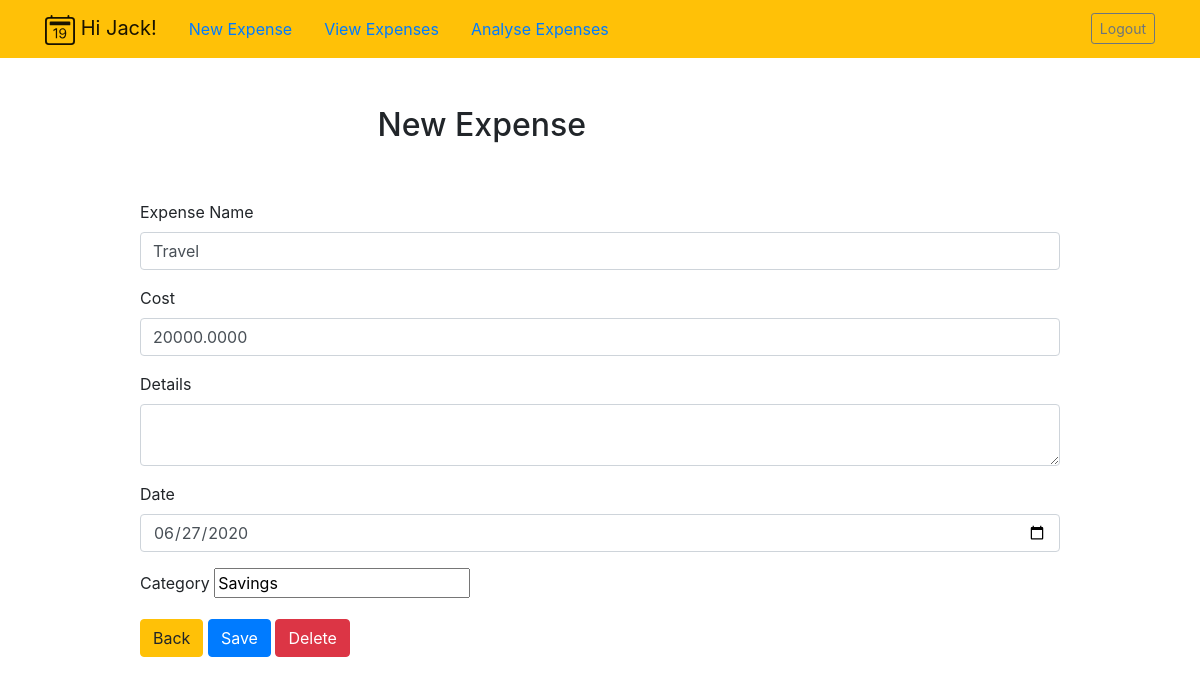
Screenshot of /expenses/view/39 (signed in) with the database file from the repository.
### expenses/models.py (models this page shows, shortened)
class expense(models.Model):
    title = models.CharField(max_length=100)
    details = models.TextField(blank=True)
    value = models.DecimalField(max_digits=10, decimal_places=4, default =0)
    paymentdate = models.DateTimeField(null=True, blank = True)
    category = models.CharField(max_length=100)
    user = models.ForeignKey(User, on_delete=models.CASCADE)

### expenses/views.py (the view, shortened to what this page needs)
# urls.py: path('view/<int:expense_pk>',views.viewexpense,name = "viewexpense"),
@login_required
def viewexpense(request, expense_pk):
    allexpenses = get_object_or_404(expense, pk = expense_pk, user=request.user)
    if request.method == 'GET':
        form = createexpenseform(instance=allexpenses)
        return render(request,'expenses/viewexpense.html',{'expense':allexpenses,'form':form})

### expenses/forms.py
class createexpenseform(ModelForm):
    paymentdate = DateTimeField(widget=forms.widgets.DateTimeInput(format="%Y-%M-%D %H:%M:%S"))
    class Meta:
        model = expense
        fields = ['title','value','details','paymentdate','category']

### expenses/templates/expenses/viewexpense.html (shortened to what this page needs)
{% extends 'userdata/base.html' %}
{% block content %}
<div class="row justify-content-center mt-5">
        <div class="col-md-5">
            <h2>New Expense</h2>
        </div>
</div>
<div class="row justify-content-center mt-5">
    <div class="col-md-10">
        <form method="POST">
            <div class="form-group">
                <label for="title">Expense Name</label>
                <input type="text" name="title" class="form-control" id="title" value = "{{ expense.title }}" required>
            </div>
            <div class="form-group">
                <label for="value">Cost</label>
                <input type="number" name="value" class="form-control" id="value" value = "{{ expense.value }}" required>
            </div>
            <div class="form-group">
                <label for="details">Details</label>
                <textarea name="details" class="form-control" id="details"> {{ expense.details }}  </textarea>
            </div>
            <div class="form-group">
                <label for="paymentdate">Date</label>
                <input type="date" name="paymentdate" class="form-control" id="paymentdate" value = "{{ expense.paymentdate|date:'Y-m-d' }}" data-date-format="YYYY-MM-DD"  required>
            </div>
            <div class="form-group">
             <label for="category">Category</label>
                <input list="category" name="category" value="{{ expense.category }}"/></label>
            </div>
            <button type="button" class="btn btn-warning" onclick="$('#back').click()">Back</button>
            <button type="submit" class="btn btn-primary">Save</button>
            <button type="button" class="btn btn-danger" onclick="$('#delete').click()">Delete</button>
        </form>
    </div>
</div>
{% endblock %}

### userdata/templates/userdata/base.html (shortened to what this page needs)
{% load static %}
<!doctype html>
<html lang="en">
<head>
    <link rel="stylesheet" href="https://stackpath.bootstrapcdn.com/bootstrap/4.4.1/css/bootstrap.min.css">
</head>
<body>
<nav  class="navbar navbar-expand-md navbar-light bg-warning">
<div class="container">
    <a class="navbar-brand" href="{% url 'home' %}">
    {% if user.is_authenticated %}
        <span> Hi {{ user.username }}!</span>
                <a class="nav-link" href="{% url 'createexpense' %}">New Expense</a>
                <a class="nav-link" href="{% url 'currentexpenses' %}">View Expenses</a>
               <a class="nav-link" href="{% url 'monthexpensepage' %}">Analyse Expenses</a>
    {% else %}
        <span>Home</span>
    {% endif %}
    </a>
    <div class="collapse navbar-collapse" id="navbarNav">
    <ul class="navbar-nav ml-auto">
        {% if user.is_authenticated %}
            <li class="nav-item">
                <form  method="POST" action="{% url 'logoutuser' %}">
                    <button class="btn btn-sm btn-outline-secondary" id="signOutBtn" type="submit">Logout</button>
                </form>
            </li>
        {% endif %}
    </ul>
 </div>
</div>
</nav>
<div class="container">
{% block content %}{% endblock %}
</div>
</body>
</html>

### rows the page displays
expense: title "Travel", value "20000.0000", paymentdate "06/27/2020", category "Savings"

### other values shown
{{ user.username }} "Jack"
